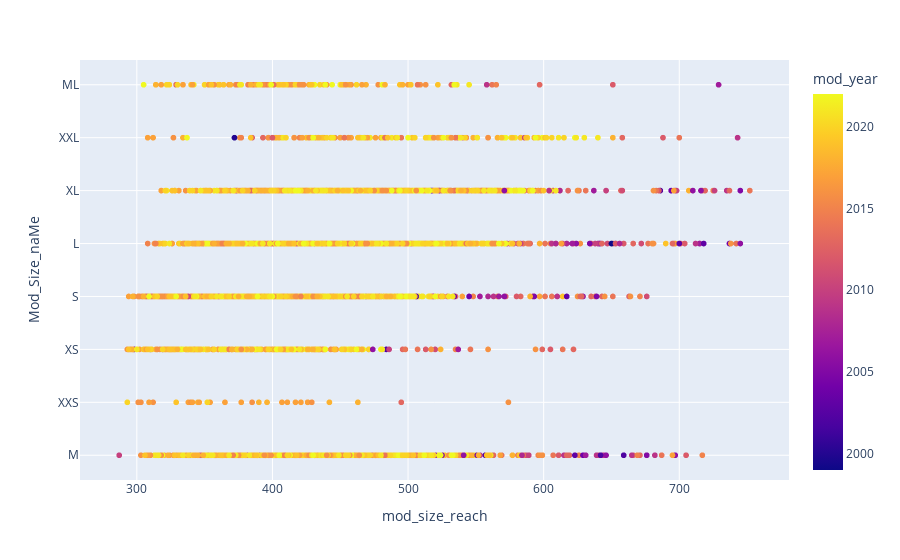

The cell this chart's notebook holds for it:
### Code cell
fig = px.scatter(data_frame = CSV,color = 'mod_year',x = 'mod_size_reach', y = 'Mod_Size_naMe')

#fig = go.Figure(data = [trace])
fig.show()

### Figure 1 — Plotly figure (JSON) as saved in the notebook; plotly's stock layout.template omitted (floating-point values rounded to 4 significant figures; data arrays with more than 128 entries replaced by an {"elided": "..."} marker saying what was removed)
{"data": [{"hovertemplate": "mod_size_reach=%{x}<br>Mod_Size_naMe=%{y}<br>mod_year=%{marker.color}<extra></extra>", "legendgroup": "", "marker": {"color": {"elided": "4629 int values"}, "coloraxis": "coloraxis", "symbol": "circle"}, "mode": "markers", "name": "", "showlegend": false, "type": "scattergl", "x": {"elided": "4629 int values"}, "xaxis": "x", "y": {"elided": "4629 str values"}, "yaxis": "y"}], "layout": {"coloraxis": {"colorbar": {"title": {"text": "mod_year"}}, "colorscale": [[0, "#0d0887"], [0.1111, "#46039f"], [0.2222, "#7201a8"], [0.3333, "#9c179e"], [0.4444, "#bd3786"], [0.5556, "#d8576b"], [0.6667, "#ed7953"], [0.7778, "#fb9f3a"], [0.8889, "#fdca26"], [1, "#f0f921"]]}, "legend": {"tracegroupgap": 0}, "margin": {"t": 60}, "xaxis": {"anchor": "y", "domain": [0, 1], "title": {"text": "mod_size_reach"}}, "yaxis": {"anchor": "x", "domain": [0, 1], "title": {"text": "Mod_Size_naMe"}}}}
